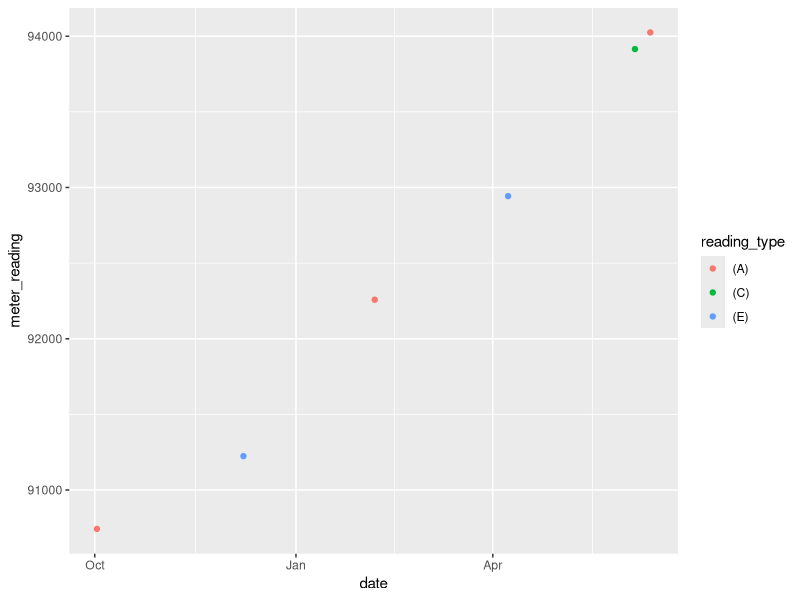
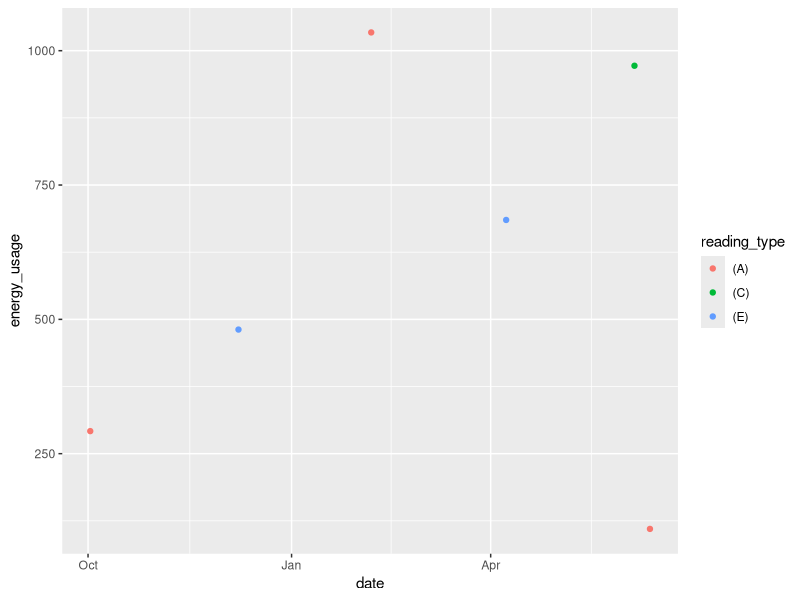
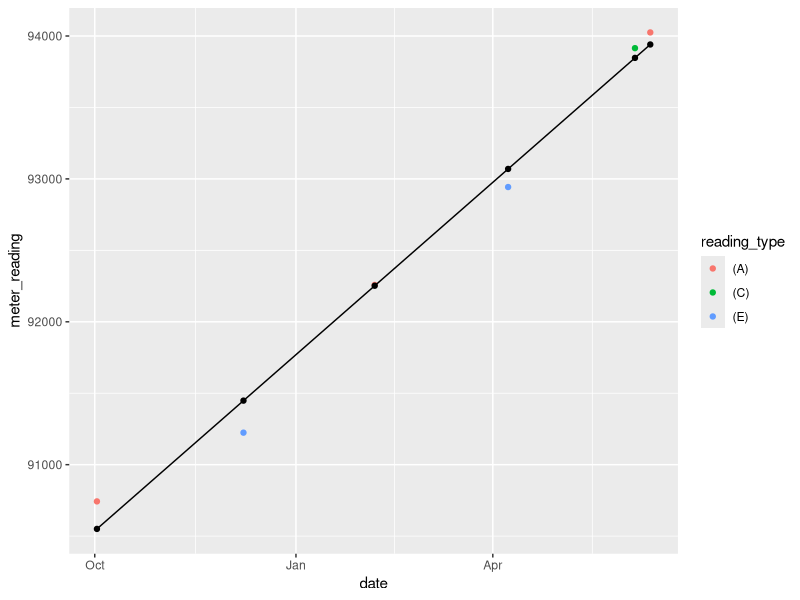

Reproduce these figures in R, in order.
library(tidyverse)

readings <-
  tibble::tribble(
    ~date,	~meter_reading, ~reading_type, ~energy_usage, ~unit,
    '12 Jun 2019',	94025, '(A)', 110, 'kWh',
    '5 Jun 2019',	93915, '(C)', 972, 'kWh',
    '8 Apr 2019',	92943, '(E)', 685, 'kWh',
    '6 Feb 2019',	92258, '(A)', 1034, 'kWh',
    '8 Dec 2018',	91224, '(E)', 481, 'kWh',
    '2 Oct 2018',	90743, '(A)', 292, 'kWh') %>% 
  dplyr::mutate(date = as.Date.character(date, format = "%d %b %Y"))

readings %>% 
  ggplot2::ggplot(ggplot2::aes(date, meter_reading, colour = reading_type)) +
  ggplot2::geom_point()

readings %>% 
  ggplot2::ggplot(ggplot2::aes(date, energy_usage, colour = reading_type)) +
  ggplot2::geom_point()

readings_model <- lm(formula = meter_reading ~ date, data = readings)

summary(readings_model)


readings$fitted_values <- 
  readings_model$fitted.values

readings %>% 
  ggplot2::ggplot(ggplot2::aes(date, meter_reading, colour = reading_type)) +
  ggplot2::geom_point() +
  ggplot2::geom_line(ggplot2::aes(date, fitted_values), inherit.aes = FALSE) +
  ggplot2::geom_point(ggplot2::aes(date, fitted_values), inherit.aes = FALSE)
